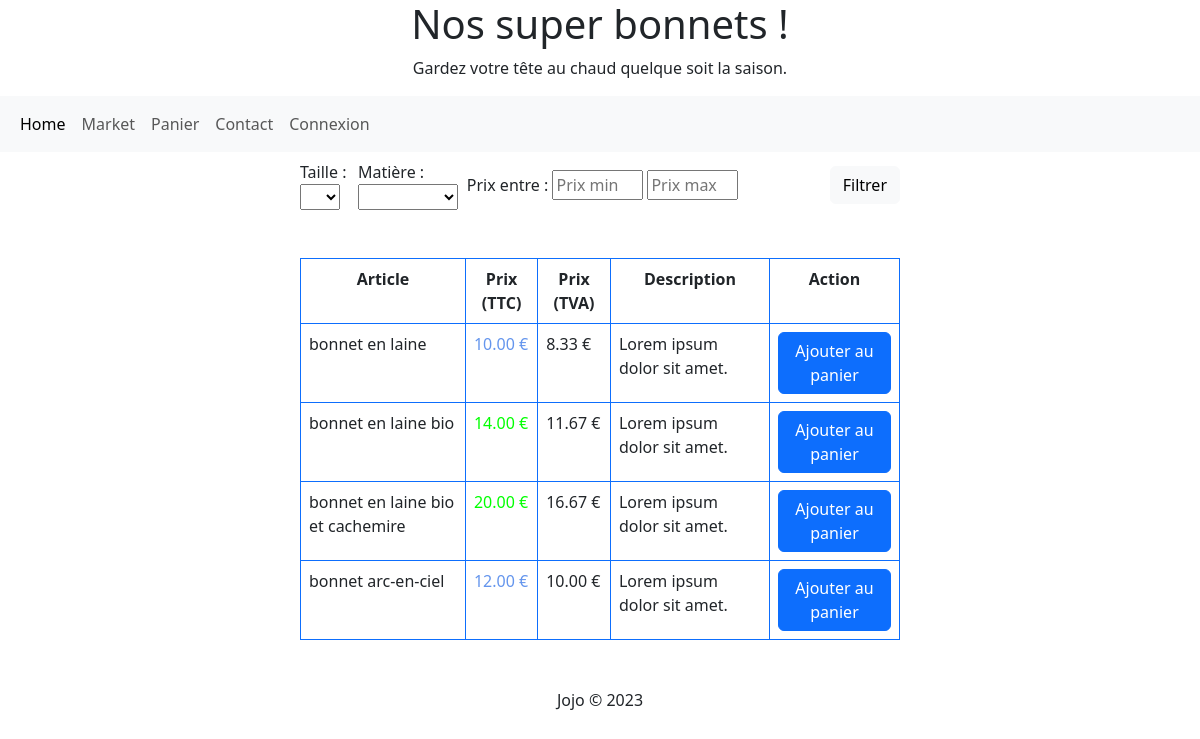
Screenshot of /?page=list with the database file from the repository.
### tables this page shows
CREATE TABLE IF NOT EXISTS `beanie` (
  `beanie_id` int NOT NULL AUTO_INCREMENT,
  `beanie_prix` decimal(6,2) NOT NULL,
  `beanie_description` varchar(50) NOT NULL,
  `beanie_image` varchar(50) NOT NULL,
  `beanie_nom` varchar(50) NOT NULL,
  PRIMARY KEY (`beanie_id`)
);

### src/Controller/AbstractController.php (called while the page is built, shortened)
<?php
abstract class AbstractController
{
    protected string $page = 'home';
    public function __construct()
    {
        $dsn = 'mysql:dbname=exo_beanies;port=3306;host=127.0.0.1';
        $user = 'root';
        $password = '';
        try {
            $this->connection = new PDO($dsn, $user, $password, [
                PDO::ATTR_ERRMODE => PDO::ERRMODE_EXCEPTION,
                PDO::ATTR_DEFAULT_FETCH_MODE => PDO::FETCH_ASSOC,
            ]);
        } catch (PDOException $e) {
            exit('Connexion échouée : ' . $e->getMessage());
        }
    }
    public function render(){
        if (isset($_GET['page'])){
            $this->page= $_GET['page'];
        }
        include 'includes/head.php';
        extract($this->getContent());
        include 'src/View/'. $this->page .'.php';
        include 'includes/footer.php';
    }
}

### index.php (called while the page is built, shortened)
<?php
(new $controller())->render();

### src/Controller/ListController.php (called while the page is built, shortened)
<?php
class ListController extends AbstractController
{
    public function getContent() :array
    {
        $request = $this->connection->prepare("SELECT beanie_id, beanie_prix, beanie_description, beanie_image, beanie_nom FROM beanie");
        $request->setFetchMode( PDO::FETCH_CLASS, Beanie::class);
        $request->execute();
        $articles = $request->fetchAll();
        return [
            'articles' => $articles,
        ];
    }
}

### src/Model/Beanie.php (called while the page is built, shortened)
<?php
class Beanie
{
    protected string $beanie_nom;
    protected float $beanie_prix;
    protected string $beanie_description;
	public function getNom(): string {
		return $this->beanie_nom;
	}
	public function getPrix(): float {
		return $this->beanie_prix;
	}
	public function getDescription(): string {
		return $this->beanie_description;
	}
}

### includes/functions.php (the view, shortened to what this page needs)
<?php
function displayArticle(int $key, Beanie $article){
        $color = 'vert';
        if ( $article->getPrix() <= 12 ) { $color='bleu'; }
        ?>
        <tr>
            <td><?php echo $article->getNom();?></td>
            <td class=" <?php echo $color ?> "><?php echo number_format($article->getPrix(), 2);?> €</td>
            <td><?php echo number_format($article->getPrix()/1.2, 2);?> €</td>
            <td><?php echo $article->getDescription();?> </td>
            <td><a href="?page=cart&type=add&quantity=1&id=<?php echo $key ?>" class="btn btn-primary">Ajouter au panier</a></td>
        </tr>
        <?php
    }
    ?>
    <?php
function displayOptionFiltre(int $key, string $valeur, bool $selected){
    echo '<option value="'. $valeur . '"';
    if($selected==true){echo 'selected';}
    echo'>' . $valeur . '</option>';
}

### src/View/list.php (shortened to what this page needs)
<form action="" method="POST" class="my-2">
    <ul class="list-unstyled d-flex space-between w-50 mx-auto align-items-center">
        <li>
            <label for="taille">Taille :</label>
            <select name="taille" id="taille">
                <option value=""></option>
                <?php foreach (Beanie::TAILLES as $key => $taille) {
                    $selected = isset($_POST['taille']) && $_POST['taille'] == $taille;
                    displayOptionFiltre($key, $taille, $selected);
                } ?>
            </select>
        </li>
        <li>
            <label for="matiere">Matière :</label>
            <select name="matiere" id="matiere">
                <option value=""></option>
                <?php foreach (Beanie::MATIERES as $key => $matiere) {
                    $selected = isset($_POST['matiere']) && $_POST['matiere'] == $matiere;
                    displayOptionFiltre($key, $matiere, $selected);
                } ?>
            </select>
        </li>
        <li>
            <label>Prix entre :</label>
            <input type="number" name="prixMin" id="prixMin" placeholder="Prix min" class="w-25"
                value="<?php if (isset($_POST['prixMin'])) {echo $_POST['prixMin'];} ?>">
            <input type="number" name="prixMax" id="prixMax" placeholder="Prix max" class="w-25"
                value="<?php if (isset($_POST['prixMax'])) { echo $_POST['prixMax'];} ?>">
        </li>
        <li>
            <input type="submit" value="Filtrer" class="btn btn-light">
        </li>
    </ul>
</form>
<table class="my-5 w-50 m-auto table table-bordered border-primary">
    <tr class="text-center">
        <th>Article</th>
        <th>Prix (TTC)</th>
        <th>Prix (TVA)</th>
        <th>Description</th>
        <th>Action</th>
    </tr>
    <?php
    foreach ($articles as $key => $article) {
        displayArticle($key, $article);
    }
    ?>
</table>

### styles/style.css (style rules this page uses)
.bleu { color: cornflowerblue; }
.vert { color : lime; }

### rows the page displays
beanie: beanie_nom "bonnet en laine", beanie_prix "10.00", $article->getPrix()/1.2 "8.33", beanie_description "Lorem ipsum dolor sit amet."
beanie: beanie_nom "bonnet en laine bio", beanie_prix "14.00", $article->getPrix()/1.2 "11.67", beanie_description "Lorem ipsum dolor sit amet."
beanie: beanie_nom "bonnet en laine bio et cachemire", beanie_prix "20.00", $article->getPrix()/1.2 "16.67", beanie_description "Lorem ipsum dolor sit amet."
beanie: beanie_nom "bonnet arc-en-ciel", beanie_prix "12.00", $article->getPrix()/1.2 "10.00", beanie_description "Lorem ipsum dolor sit amet."

### other values shown
$connexionStatus "Connexion"
